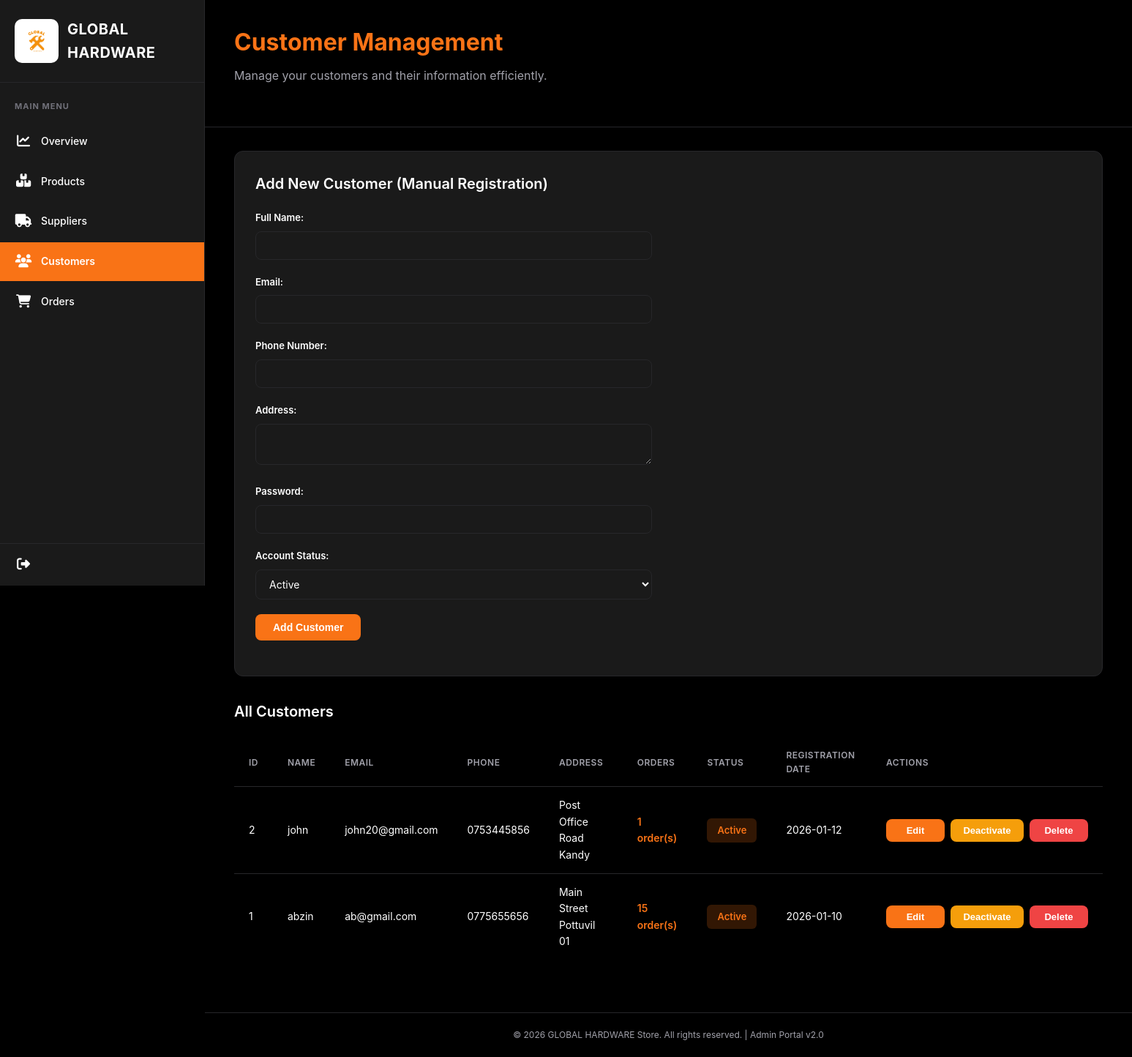
The app's page /admin/customers.php (signed in) with its own data.
### tables this page shows
CREATE TABLE `customers` (
  `customer_id` int(11) NOT NULL,
  `name` varchar(100) NOT NULL,
  `email` varchar(100) NOT NULL,
  `password` varchar(255) NOT NULL,
  `phone` varchar(20) DEFAULT NULL,
  `address` varchar(255) DEFAULT NULL,
  `status` enum('Active','Inactive') DEFAULT 'Active',
  `created_at` datetime DEFAULT current_timestamp()
);

### admin/customers.php (the view, shortened to what this page needs)
<?php
require_once '../config/db.php';
$customersStmt = $pdo->query("SELECT * FROM customers ORDER BY created_at DESC");
$customers = $customersStmt->fetchAll();
$customerOrders = [];
foreach ($customers as $customer) {
    $countStmt = $pdo->prepare("SELECT COUNT(*) as count FROM orders WHERE customer_id = ?");
    $countStmt->execute([$customer['customer_id']]);
    $result = $countStmt->fetch();
    $customerOrders[$customer['customer_id']] = $result['count'];
}
?>
<!DOCTYPE html>
<html>
<head>
    <link rel="stylesheet" href="https://cdnjs.cloudflare.com/ajax/libs/font-awesome/6.4.0/css/all.min.css">
</head>
<body>
    <aside class="sidebar">
        <div class="sidebar-header">
            <img src="../Images/GLOBAL.png" alt="Global Hardware Logo" class="sidebar-logo-img">
            <span class="sidebar-logo-text">GLOBAL HARDWARE</span>
        </div>
        <nav class="nav-menu">
            <div class="menu-section">
                <div class="menu-section-title">Main Menu</div>
                <a href="dashboard.php" class="nav-item">
                    <span class="nav-icon"><i class="fas fa-chart-line"></i></span>
                    <span>Overview</span>
                </a>
                <a href="products.php" class="nav-item">
                    <span class="nav-icon"><i class="fas fa-boxes"></i></span>
                    <span>Products</span>
                </a>
                <a href="suppliers.php" class="nav-item">
                    <span class="nav-icon"><i class="fas fa-truck"></i></span>
                    <span>Suppliers</span>
                </a>
                <a href="customers.php" class="nav-item active">
                    <span class="nav-icon"><i class="fas fa-users"></i></span>
                    <span>Customers</span>
                </a>
                <a href="orders.php" class="nav-item">
                    <span class="nav-icon"><i class="fas fa-shopping-cart"></i></span>
                    <span>Orders</span>
                </a>
            </div>
        </nav>
        <div class="sidebar-logout">
            <a href="logout.php" class="nav-item">
                <span class="nav-icon"><i class="fas fa-sign-out-alt"></i></span>
            </a>
        </div>
    </aside>
    <main class="main-content">
        <header class="top-header">
            <div class="header-greeting">
                <div class="greeting-text">Customer Management</div>
                <div class="greeting-subtitle">Manage your customers and their information efficiently.</div>
            </div>
        </header>
        <div class="container">
        <div class="form-section">
            <h2>Add New Customer (Manual Registration)</h2>
            <form action="customer_process.php" method="POST">
                <div class="form-group">
                    <label>Full Name:</label>
                    <input type="text" name="name" required>
                </div>
                <div class="form-group">
                    <label>Email:</label>
                    <input type="email" name="email" required>
                </div>
                <div class="form-group">
                    <label>Phone Number:</label>
                    <input type="text" name="phone">
                </div>
                <div class="form-group">
                    <label>Address:</label>
                    <textarea name="address" rows="2"></textarea>
                </div>
                <div class="form-group">
                    <label>Password:</label>
                    <input type="password" name="password" required>
                </div>
                <div class="form-group">
                    <label>Account Status:</label>
                    <select name="status">
                        <option value="Active">Active</option>
                    </select>
                </div>
                <div class="form-group full">
                    <button type="submit">Add Customer</button>
                </div>
            </form>
        </div>
        <h2>All Customers</h2>
        <table>
            <tr>
                <th>ID</th>
                <th>Name</th>
                <th>Email</th>
                <th>Phone</th>
                <th>Address</th>
                <th>Orders</th>
                <th>Status</th>
                <th>Registration Date</th>
                <th>Actions</th>
            </tr>
            <?php foreach($customers as $customer): ?>
            <tr>
                <td><?= $customer['customer_id'] ?></td>
                <td><?= htmlspecialchars($customer['name']) ?></td>
                <td><?= htmlspecialchars($customer['email']) ?></td>
                <td><?= htmlspecialchars($customer['phone'] ?? 'N/A') ?></td>
                <td><?= htmlspecialchars($customer['address'] ?? 'N/A') ?></td>
                <td>
                    <a href="customer_orders.php?id=<?= $customer['customer_id'] ?>" class="view-orders">
                        <?= $customerOrders[$customer['customer_id']] ?? 0 ?> order(s)
                    </a>
                </td>
                <td>
                    <span class="<?= $customer['status'] === 'Active' ? 'status-active' : 'status-inactive' ?>">
                        <?= $customer['status'] ?>
                    </span>
                </td>
                <td><?= date('Y-m-d', strtotime($customer['created_at'])) ?></td>
                <td>
                    <div class="action-buttons">
                        <a href="customer_edit.php?id=<?= $customer['customer_id'] ?>">
                            <button>Edit</button>
                        </a>
                        <form action="customer_process.php" method="POST">
                            <button type="submit" class="warning">
                                <?= $customer['status'] === 'Active' ? 'Deactivate' : 'Activate' ?>
                            </button>
                        </form>
                        <form action="customer_process.php" method="POST" onsubmit="return confirm('Are you sure you want to delete this customer? This will also delete all their orders.');">
                            <button type="submit" class="danger">Delete</button>
                        </form>
                    </div>
                </td>
            </tr>
            <?php endforeach; ?>
        </table>
        </div>
        <div style="text-align: center; padding: 20px; border-top: 1px solid var(--border-color); margin-top: 40px; color: var(--text-secondary); font-size: 12px;">
            <p>&copy; <?= date('Y') ?> GLOBAL HARDWARE Store. All rights reserved. | Admin Portal v2.0</p>
        </div>
</body>
</html>

### records on screen
customers: customer_id "2", name "john", email "john20@gmail.com", phone "0753445856", address "Post Office Road Kandy", customer_id "1", status "Active", created_at "2026-01-12", shows "Deactivate"
customers: customer_id "1", name "abzin", email "ab@gmail.com", phone "0775655656", address "Main Street Pottuvil 01", customer_id "15", status "Active", created_at "2026-01-10", shows "Deactivate"
